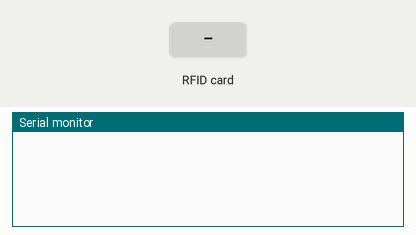
Recording of a sketch running on a simulated ESP32. On the bench: the last lines printed to the serial monitor. The test bench sets the inputs (shaded band). WiFi joins after 1.5 s; servers stay silent unless stated.

Above: at 3.1 s.
3.2 s: RFID card A1 B2 C3 D4 held to the reader
At 4.3 s:
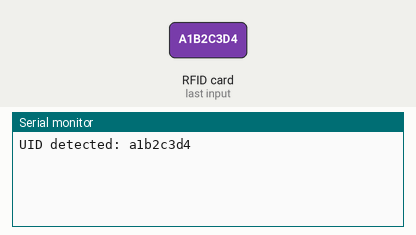
4.7 s: RFID card B4 C3 D2 A1 held to the reader
At 5.4 s:
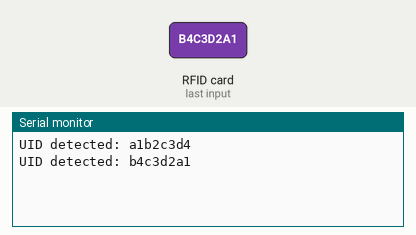
6.2 s: RFID card C1 D2 A3 B4 held to the reader
At 7.4 s:
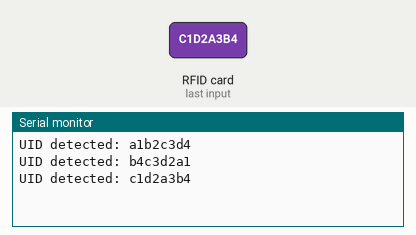
7.7 s: RFID card 5E 7A 19 C4 held to the reader
At 8.6 s:
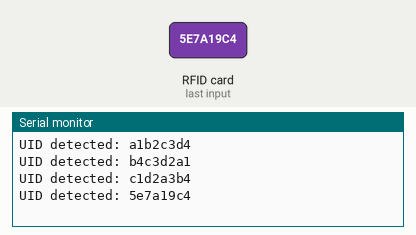

Measured:
- after the input at 3.2 s, the serial monitor: prints a new line at once (image 1)
- after the input at 4.7 s, the serial monitor: prints a new line at once (image 2)
- after the input at 6.2 s, the serial monitor: prints a new line at once (image 3)
- after the input at 7.7 s, the serial monitor: prints a new line at once (image 4)

The sketch:

finalProject.ino
```cpp
#define BLYNK_TEMPLATE_ID "TMPL3t6BAmgCk"
#define BLYNK_TEMPLATE_NAME "Attendence"
#define BLYNK_AUTH_TOKEN "OS5fEW4b7P4qAN8xKFWl2Yx0_wqXPpTW"

#include <WiFi.h>
#include <BlynkSimpleEsp32.h>
#include <MFRC522.h>
#include <SPI.h>

// Blynk Auth Token

// Wi-Fi credentials
char ssid[] = "Bolt";
char pass[] = "Boeing 737";

// RFID and Blynk setup
#define SS_PIN 5
#define RST_PIN 22
MFRC522 mfrc522(5,22);
WidgetTerminal terminal(V0);  // Terminal widget on Virtual Pin V1

// UID and name mappings
String uids[] = {"A1B2C3D4", "B4C3D2A1", "C1D2A3B4"};
String names[] = {"Alice Johnson", "Bob Smith", "Charlie Brown"};
int numUsers = sizeof(uids) / sizeof(uids[0]);

void setup() {
  Serial.begin(115200);

  // Initialize SPI and RFID
  SPI.begin();
  mfrc522.PCD_Init();
 mfrc522.PCD_Init();

  // Initialize Blynk and clear the Terminal
   Blynk.begin(BLYNK_AUTH_TOKEN,ssid,pass);
  terminal.clear();

  terminal.println("RFID attendance system started. Please scan your card.");
  terminal.flush();
}

void loop() {
  Blynk.run();

  // Check if an RFID card is present
  {
   if (!mfrc522.PICC_IsNewCardPresent()){
    return;
    }  // put your main code here, to run repeatedly:
if(!mfrc522.PICC_ReadCardSerial()){
  return;
}
    String uid = "";

    for (byte i = 0; i < mfrc522.uid.size; i++) {
      uid += String(mfrc522.uid.uidByte[i], HEX);
    }

    Serial.print("UID detected: ");
    Serial.println(uid);

    // Look up name for the scanned UID
    String name = "Unknown User";
    for (int i = 0; i < numUsers; i++) {
      if (uid.equalsIgnoreCase(uids[i])) {
        name = names[i];
        break;
      }
    }

    // Display the attendance in Terminal widget
    terminal.println("Attendance Recorded:");
    terminal.println("Name: " + name);
    terminal.println("UID: " + uid);
    terminal.println("Timestamp: " + String(millis() / 1000) + " seconds");
    terminal.println("--------------------");
    terminal.flush();  // Send data to Blynk app immediately

    // Halt RFID reading until the next scan
    mfrc522.PICC_HaltA();
    mfrc522.PCD_StopCrypto1();
  }
}
```
